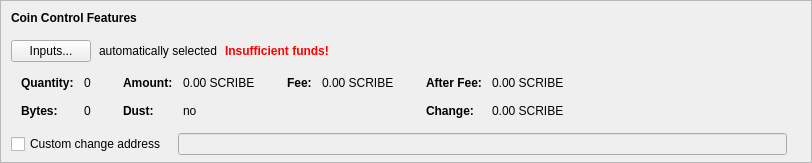
    <widget class="QFrame" name="frameCoinControl">
     <property name="sizePolicy">
      <sizepolicy hsizetype="Expanding" vsizetype="Expanding">
       <horstretch>0</horstretch>
       <verstretch>0</verstretch>
      </sizepolicy>
     </property>
     <property name="maximumSize">
      <size>
       <width>16777215</width>
       <height>16777215</height>
      </size>
     </property>
     <property name="frameShape">
      <enum>QFrame::StyledPanel</enum>
     </property>
     <property name="frameShadow">
      <enum>QFrame::Sunken</enum>
     </property>
     <layout class="QVBoxLayout" name="verticalLayoutCoinControl2">
      <property name="spacing">
       <number>0</number>
      </property>
      <property name="leftMargin">
       <number>0</number>
      </property>
      <property name="topMargin">
       <number>0</number>
      </property>
      <property name="rightMargin">
       <number>0</number>
      </property>
      <property name="bottomMargin">
       <number>6</number>
      </property>
      <item>
       <layout class="QVBoxLayout" name="verticalLayoutCoinControl" stretch="0,0,0,0,1">
        <property name="spacing">
         <number>0</number>
        </property>
        <property name="leftMargin">
         <number>10</number>
        </property>
        <property name="topMargin">
         <number>10</number>
        </property>
        <item>
         <layout class="QHBoxLayout" name="horizontalLayoutCoinControl1">
          <property name="bottomMargin">
           <number>15</number>
          </property>
          <item>
           <widget class="QLabel" name="labelCoinControlFeatures">
            <property name="sizePolicy">
             <sizepolicy hsizetype="Preferred" vsizetype="Maximum">
              <horstretch>0</horstretch>
              <verstretch>0</verstretch>
             </sizepolicy>
            </property>
            <property name="font">
             <font>
              <weight>75</weight>
              <bold>true</bold>
             </font>
            </property>
            <property name="styleSheet">
             <string notr="true">font-weight:bold;</string>
            </property>
            <property name="text">
             <string>Coin Control Features</string>
            </property>
           </widget>
          </item>
         </layout>
        </item>
        <item>
         <layout class="QHBoxLayout" name="horizontalLayoutCoinControl2" stretch="0,0,0,0">
          <property name="spacing">
           <number>8</number>
          </property>
          <property name="bottomMargin">
           <number>10</number>
          </property>
          <item>
           <widget class="QPushButton" name="pushButtonCoinControl">
            <property name="styleSheet">
             <string notr="true"/>
            </property>
            <property name="text">
             <string>Inputs...</string>
            </property>
            <property name="autoDefault">
             <bool>false</bool>
            </property>
           </widget>
          </item>
          <item>
           <widget class="QLabel" name="labelCoinControlAutomaticallySelected">
            <property name="text">
             <string>automatically selected</string>
            </property>
            <property name="margin">
             <number>5</number>
            </property>
           </widget>
          </item>
          <item>
           <widget class="QLabel" name="labelCoinControlInsuffFunds">
            <property name="font">
             <font>
              <weight>75</weight>
              <bold>true</bold>
             </font>
            </property>
            <property name="styleSheet">
             <string notr="true">color:red;font-weight:bold;</string>
            </property>
            <property name="text">
             <string>Insufficient funds!</string>
            </property>
            <property name="margin">
             <number>5</number>
            </property>
           </widget>
          </item>
          <item>
           <spacer name="horizontalSpacerCoinControl">
            <property name="orientation">
             <enum>Qt::Horizontal</enum>
            </property>
            <property name="sizeHint" stdset="0">
             <size>
              <width>40</width>
              <height>1</height>
             </size>
            </property>
           </spacer>
          </item>
         </layout>
        </item>
        <item>
         <widget class="QWidget" name="widgetCoinControl" native="true">
          <property name="sizePolicy">
           <sizepolicy hsizetype="Preferred" vsizetype="Preferred">
            <horstretch>0</horstretch>
            <verstretch>0</verstretch>
           </sizepolicy>
          </property>
          <property name="minimumSize">
           <size>
            <width>0</width>
            <height>0</height>
           </size>
          </property>
          <property name="styleSheet">
           <string notr="true"/>
          </property>
          <layout class="QHBoxLayout" name="horizontalLayoutCoinControl5">
           <property name="leftMargin">
            <number>0</number>
           </property>
           <property name="topMargin">
            <number>0</number>
           </property>
           <property name="rightMargin">
            <number>0</number>
           </property>
           <property name="bottomMargin">
            <number>0</number>
           </property>
           <item>
            <layout class="QHBoxLayout" name="horizontalLayoutCoinControl3" stretch="0,0,0,1">
             <property name="spacing">
              <number>20</number>
             </property>
             <property name="topMargin">
              <number>0</number>
             </property>
             <property name="bottomMargin">
              <number>10</number>
             </property>
             <item>
              <layout class="QFormLayout" name="formLayoutCoinControl1">
               <property name="horizontalSpacing">
                <number>10</number>
               </property>
               <property name="verticalSpacing">
                <number>14</number>
               </property>
               <property name="leftMargin">
                <number>10</number>
               </property>
               <property name="topMargin">
                <number>4</number>
               </property>
               <property name="rightMargin">
                <number>6</number>
               </property>
               <item row="0" column="0">
                <widget class="QLabel" name="labelCoinControlQuantityText">
                 <property name="font">
                  <font>
                   <weight>75</weight>
                   <bold>true</bold>
                  </font>
                 </property>
                 <property name="text">
                  <string>Quantity:</string>
                 </property>
                 <property name="margin">
                  <number>0</number>
                 </property>
                </widget>
               </item>
               <item row="0" column="1">
                <widget class="QLabel" name="labelCoinControlQuantity">
                 <property name="cursor">
                  <cursorShape>IBeamCursor</cursorShape>
                 </property>
                 <property name="contextMenuPolicy">
                  <enum>Qt::ActionsContextMenu</enum>
                 </property>
                 <property name="text">
                  <string notr="true">0</string>
                 </property>
                 <property name="margin">
                  <number>0</number>
                 </property>
                 <property name="textInteractionFlags">
                  <set>Qt::LinksAccessibleByMouse|Qt::TextSelectableByKeyboard|Qt::TextSelectableByMouse</set>
                 </property>
                </widget>
               </item>
               <item row="1" column="0">
                <widget class="QLabel" name="labelCoinControlBytesText">
                 <property name="font">
                  <font>
                   <weight>75</weight>
                   <bold>true</bold>
                  </font>
                 </property>
                 <property name="text">
                  <string>Bytes:</string>
                 </property>
                </widget>
               </item>
               <item row="1" column="1">
                <widget class="QLabel" name="labelCoinControlBytes">
                 <property name="cursor">
                  <cursorShape>IBeamCursor</cursorShape>
                 </property>
                 <property name="contextMenuPolicy">
                  <enum>Qt::ActionsContextMenu</enum>
                 </property>
                 <property name="text">
                  <string notr="true">0</string>
                 </property>
                 <property name="textInteractionFlags">
                  <set>Qt::LinksAccessibleByMouse|Qt::TextSelectableByKeyboard|Qt::TextSelectableByMouse</set>
                 </property>
                </widget>
               </item>
              </layout>
             </item>
             <item>
              <layout class="QFormLayout" name="formLayoutCoinControl2">
               <property name="horizontalSpacing">
                <number>10</number>
               </property>
               <property name="verticalSpacing">
                <number>14</number>
               </property>
               <property name="leftMargin">
                <number>6</number>
               </property>
               <property name="topMargin">
                <number>4</number>
               </property>
               <property name="rightMargin">
                <number>6</number>
               </property>
               <item row="0" column="0">
                <widget class="QLabel" name="labelCoinControlAmountText">
                 <property name="font">
                  <font>
                   <weight>75</weight>
                   <bold>true</bold>
                  </font>
                 </property>
                 <property name="text">
                  <string>Amount:</string>
                 </property>
                 <property name="margin">
                  <number>0</number>
                 </property>
                </widget>
               </item>
               <item row="0" column="1">
                <widget class="QLabel" name="labelCoinControlAmount">
                 <property name="cursor">
                  <cursorShape>IBeamCursor</cursorShape>
                 </property>
                 <property name="contextMenuPolicy">
                  <enum>Qt::ActionsContextMenu</enum>
                 </property>
                 <property name="text">
                  <string notr="true">0.00 SCRIBE</string>
                 </property>
                 <property name="textInteractionFlags">
                  <set>Qt::LinksAccessibleByMouse|Qt::TextSelectableByKeyboard|Qt::TextSelectableByMouse</set>
                 </property>
                </widget>
               </item>
               <item row="1" column="0">
                <widget class="QLabel" name="labelCoinControlLowOutputText">
                 <property name="font">
                  <font>
                   <weight>75</weight>
                   <bold>true</bold>
                  </font>
                 </property>
                 <property name="text">
                  <string>Dust:</string>
                 </property>
                </widget>
               </item>
               <item row="1" column="1">
                <widget class="QLabel" name="labelCoinControlLowOutput">
                 <property name="cursor">
                  <cursorShape>IBeamCursor</cursorShape>
                 </property>
                 <property name="contextMenuPolicy">
                  <enum>Qt::ActionsContextMenu</enum>
                 </property>
                 <property name="text">
                  <string notr="true">no</string>
                 </property>
                 <property name="textInteractionFlags">
                  <set>Qt::LinksAccessibleByMouse|Qt::TextSelectableByKeyboard|Qt::TextSelectableByMouse</set>
                 </property>
                </widget>
               </item>
              </layout>
             </item>
             <item>
              <layout class="QFormLayout" name="formLayoutCoinControl3">
               <property name="horizontalSpacing">
                <number>10</number>
               </property>
               <property name="verticalSpacing">
                <number>14</number>
               </property>
               <property name="leftMargin">
                <number>6</number>
               </property>
               <property name="topMargin">
                <number>4</number>
               </property>
               <property name="rightMargin">
                <number>6</number>
               </property>
               <item row="0" column="0">
                <widget class="QLabel" name="labelCoinControlFeeText">
                 <property name="font">
                  <font>
                   <weight>75</weight>
                   <bold>true</bold>
                  </font>
                 </property>
                 <property name="text">
                  <string>Fee:</string>
                 </property>
                 <property name="margin">
                  <number>0</number>
                 </property>
                </widget>
               </item>
               <item row="0" column="1">
                <widget class="QLabel" name="labelCoinControlFee">
                 <property name="cursor">
                  <cursorShape>IBeamCursor</cursorShape>
                 </property>
                 <property name="contextMenuPolicy">
                  <enum>Qt::ActionsContextMenu</enum>
                 </property>
                 <property name="text">
                  <string notr="true">0.00 SCRIBE</string>
                 </property>
                 <property name="textInteractionFlags">
                  <set>Qt::LinksAccessibleByMouse|Qt::TextSelectableByKeyboard|Qt::TextSelectableByMouse</set>
                 </property>
                </widget>
               </item>
             </layout>
             </item>
             <item>
              <layout class="QFormLayout" name="formLayoutCoinControl4">
               <property name="horizontalSpacing">
                <number>10</number>
               </property>
               <property name="verticalSpacing">
                <number>14</number>
               </property>
               <property name="leftMargin">
                <number>6</number>
               </property>
               <property name="topMargin">
                <number>4</number>
               </property>
               <property name="rightMargin">
                <number>6</number>
               </property>
               <item row="0" column="0">
                <widget class="QLabel" name="labelCoinControlAfterFeeText">
                 <property name="font">
                  <font>
                   <weight>75</weight>
                   <bold>true</bold>
                  </font>
                 </property>
                 <property name="text">
                  <string>After Fee:</string>
                 </property>
                 <property name="margin">
                  <number>0</number>
                 </property>
                </widget>
               </item>
               <item row="0" column="1">
                <widget class="QLabel" name="labelCoinControlAfterFee">
                 <property name="cursor">
                  <cursorShape>IBeamCursor</cursorShape>
                 </property>
                 <property name="contextMenuPolicy">
                  <enum>Qt::ActionsContextMenu</enum>
                 </property>
                 <property name="text">
                  <string notr="true">0.00 SCRIBE</string>
                 </property>
                 <property name="textInteractionFlags">
                  <set>Qt::LinksAccessibleByMouse|Qt::TextSelectableByKeyboard|Qt::TextSelectableByMouse</set>
                 </property>
                </widget>
               </item>
               <item row="1" column="0">
                <widget class="QLabel" name="labelCoinControlChangeText">
                 <property name="font">
                  <font>
                   <weight>75</weight>
                   <bold>true</bold>
                  </font>
                 </property>
                 <property name="text">
                  <string>Change:</string>
                 </property>
                </widget>
               </item>
               <item row="1" column="1">
                <widget class="QLabel" name="labelCoinControlChange">
                 <property name="cursor">
                  <cursorShape>IBeamCursor</cursorShape>
                 </property>
                 <property name="contextMenuPolicy">
                  <enum>Qt::ActionsContextMenu</enum>
                 </property>
                 <property name="text">
                  <string notr="true">0.00 SCRIBE</string>
                 </property>
                 <property name="textInteractionFlags">
                  <set>Qt::LinksAccessibleByMouse|Qt::TextSelectableByKeyboard|Qt::TextSelectableByMouse</set>
                 </property>
                </widget>
               </item>
              </layout>
             </item>
            </layout>
           </item>
          </layout>
         </widget>
        </item>
        <item>
         <layout class="QHBoxLayout" name="horizontalLayoutCoinControl4" stretch="0,0,0">
          <property name="spacing">
           <number>12</number>
          </property>
          <property name="sizeConstraint">
           <enum>QLayout::SetDefaultConstraint</enum>
          </property>
          <property name="topMargin">
           <number>5</number>
          </property>
          <property name="rightMargin">
           <number>5</number>
          </property>
          <item>
           <widget class="QCheckBox" name="checkBoxCoinControlChange">
            <property name="toolTip">
             <string>If this is activated, but the change address is empty or invalid, change will be sent to a newly generated address.</string>
            </property>
            <property name="text">
             <string>Custom change address</string>
            </property>
           </widget>
          </item>
          <item>
           <widget class="QValidatedLineEdit" name="lineEditCoinControlChange">
            <property name="enabled">
             <bool>false</bool>
            </property>
            <property name="sizePolicy">
             <sizepolicy hsizetype="Expanding" vsizetype="Fixed">
              <horstretch>0</horstretch>
              <verstretch>0</verstretch>
             </sizepolicy>
            </property>
           </widget>
          </item>
          <item>
           <widget class="QLabel" name="labelCoinControlChangeLabel">
            <property name="sizePolicy">
             <sizepolicy hsizetype="Preferred" vsizetype="Expanding">
              <horstretch>0</horstretch>
              <verstretch>0</verstretch>
             </sizepolicy>
            </property>
            <property name="minimumSize">
             <size>
              <width>0</width>
              <height>0</height>
             </size>
            </property>
            <property name="text">
             <string/>
            </property>
            <property name="margin">
             <number>3</number>
            </property>
           </widget>
          </item>
         </layout>
        </item>
        <item>
         <spacer name="verticalSpacerCoinControl">
          <property name="orientation">
           <enum>Qt::Vertical</enum>
          </property>
          <property name="sizeHint" stdset="0">
           <size>
            <width>800</width>
            <height>1</height>
           </size>
          </property>
         </spacer>
        </item>
       </layout>
      </item>
     </layout>
    </widget>
